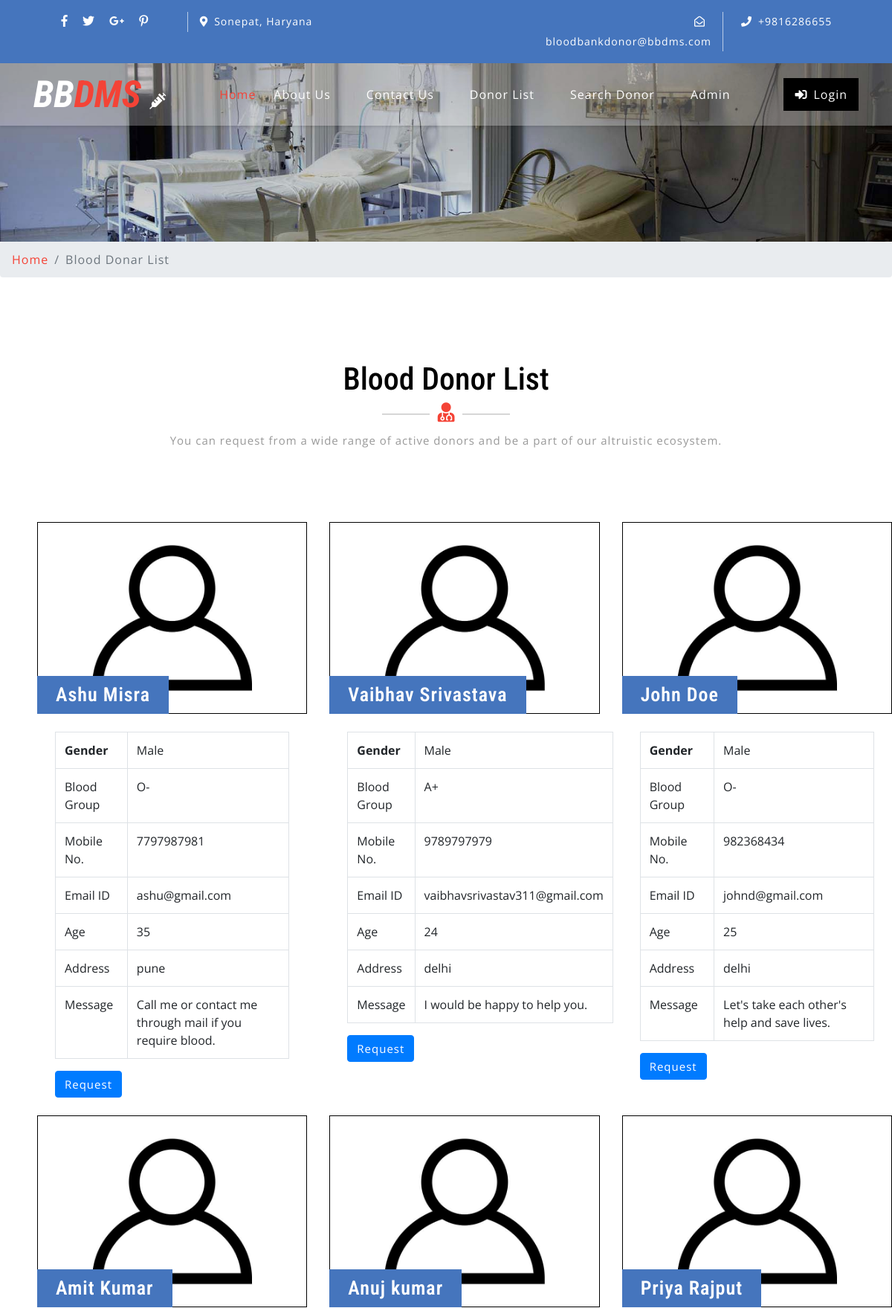
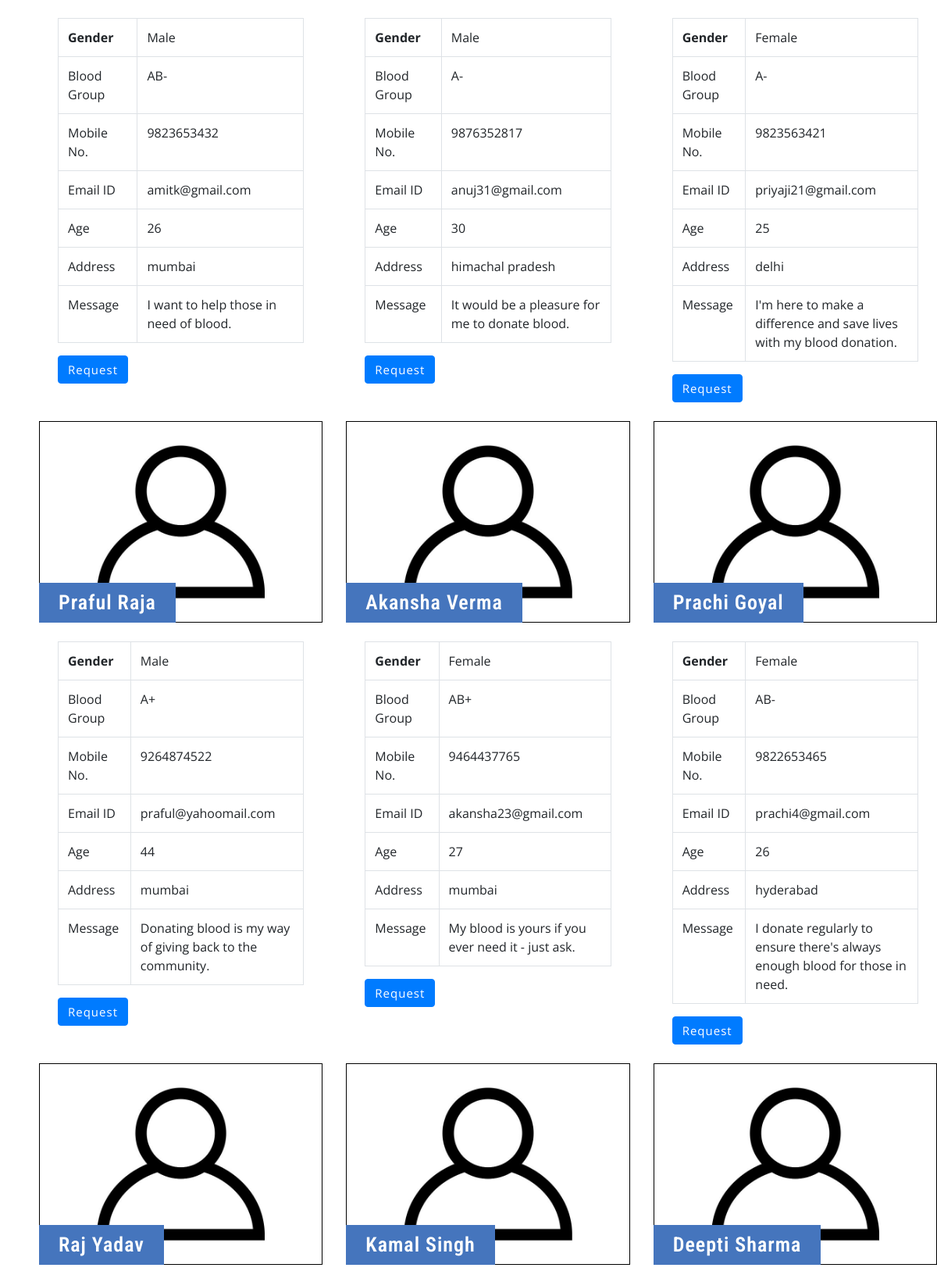
Page /donor-list.php (upper part) on the committed database (2 pictures, top to bottom).
### tables this page shows
CREATE TABLE `tblcontactusinfo` (
  `id` int(11) NOT NULL,
  `Address` tinytext DEFAULT NULL,
  `EmailId` varchar(255) DEFAULT NULL,
  `ContactNo` char(11) DEFAULT NULL
);

CREATE TABLE `tblblooddonars` (
  `id` int(11) NOT NULL,
  `FullName` varchar(100) DEFAULT NULL,
  `MobileNumber` char(11) DEFAULT NULL,
  `EmailId` varchar(100) DEFAULT NULL,
  `Gender` varchar(20) DEFAULT NULL,
  `Age` int(11) DEFAULT NULL,
  `BloodGroup` varchar(20) DEFAULT NULL,
  `Address` varchar(255) DEFAULT NULL,
  `Message` mediumtext DEFAULT NULL,
  `PostingDate` timestamp NOT NULL DEFAULT current_timestamp(),
  `status` int(1) DEFAULT NULL,
  `Password` varchar(250) DEFAULT NULL
);

### donor-list.php (the view, shortened to what this page needs)
<?php
include('includes/config.php');
?>
<!DOCTYPE html>
<html lang="zxx">
<head>
	<link rel="stylesheet" href="css/bootstrap.css">
	<link rel="stylesheet" href="css/style.css" type="text/css" media="all" />
	<link rel="stylesheet" href="css/fontawesome-all.css">
</head>
<body>
	<?php include('includes/header.php');?>
	<div class="inner-banner-w3ls">
	</div>
	<div class="breadcrumb-agile">
		<div aria-label="breadcrumb">
			<ol class="breadcrumb">
				<li class="breadcrumb-item">
					<a href="index.php">Home</a>
				</li>
				<li class="breadcrumb-item active" aria-current="page">Blood Donar List</li>
			</ol>
		</div>
	</div>
	<div class="agileits-contact py-5">
		<div class="py-xl-5 py-lg-3">
			<div class="w3ls-titles text-center mb-5">
				<h3 class="title">Blood Donor List</h3>
				<span>
					<i class="fas fa-user-md"></i>
				</span>
				<p class="mt-2">You can request from a wide range of active donors and be a part of our altruistic ecosystem.</p>
			</div>
			<div class="d-flex">
				<div class="row package-grids mt-5" style="padding-left: 50px;">
				<?php
$status=1;
$sql = "SELECT * from tblblooddonars where status=:status";
$query = $dbh -> prepare($sql);
$query->bindParam(':status',$status,PDO::PARAM_STR);
$query->execute();
$results=$query->fetchAll(PDO::FETCH_OBJ);
if($query->rowCount() > 0)
{
foreach($results as $result)
{ ?>
				<div class="col-md-4 pricing">
					<div class="price-top">
							<img src="images/blood-donor.jpg" alt="Blood Donot" style="border:1px #000 solid" class="img-fluid" />
						<h3><?php echo htmlentities($result->FullName);?>
						</h3>
					</div>
					<div class="price-bottom p-4">
<table class="table table-bordered">
    <tbody>
      <tr>
        <th>Gender</th>
        <td><?php echo htmlentities($result->Gender);?></td>
      </tr>
      <tr>
        <td>Blood Group</td>
        <td><?php echo htmlentities($result->BloodGroup);?></td>
      </tr>
      <tr>
        <td>Mobile No.</td>
        <td><?php echo htmlentities($result->MobileNumber);?></td>
      </tr>
         <tr>
        <td>Email ID</td>
        <td><?php echo htmlentities($result->EmailId);?></td>
      </tr>
               <tr>
        <td>Age</td>
        <td><?php echo htmlentities($result->Age);?></td>
      </tr>
        <tr>
        <td>Address</td>
        <td><?php echo htmlentities($result->Address);?></td>
      </tr>
<tr>
        <td>Message</td>
        <td><?php echo htmlentities($result->Message);?></td>
      </tr>
    </tbody>
</table>
<a class="btn btn-primary" style="color:#fff"  href="contact-blood.php?cid=<?php echo $result->id;?>">Request</a>
					</div>
				</div><br>
			<?php }} ?>
			</div>
			</div>
		</div>
	</div>
</body>
</html>

### includes/header.php (shortened to what this page needs)
    <header>
        <div class="top-bar py-3">
            <div class="container">
                <div class="row">
                    <div class="col-lg-7 top-social-agile">
                        <div class="row">
                            <ul class="col-lg-4 col-6 top-right-info text-center">
                                <li>
                                    <a href="#">
                                        <i class="fab fa-facebook-f"></i>
                                    </a>
                                </li>
                                <li class="mx-3">
                                    <a href="#">
                                        <i class="fab fa-twitter"></i>
                                    </a>
                                </li>
                                <li>
                                    <a href="#">
                                        <i class="fab fa-google-plus-g"></i>
                                    </a>
                                </li>
                                <li class="ml-3">
                                    <a href="#">
                                        <i class="fab fa-pinterest-p"></i>
                                    </a>
                                </li>
                            </ul><?php
$sql = "SELECT * from tblcontactusinfo";
$query = $dbh -> prepare($sql);
$query->execute();
$results=$query->fetchAll(PDO::FETCH_OBJ);
if($query->rowCount() > 0)
{
foreach($results as $result)
{ ?>
                            <div class="col-6 header-top_w3layouts pl-3 text-lg-left text-center">
                                <p class="text-white">
                                    <i class="fas fa-map-marker-alt mr-2"></i><?php  echo $result->Address; ?></p>
                            </div>
                        </div>
                    </div>
                    <div class="col-lg-5 top-social-agile text-lg-right text-center">
                        <div class="row">
                            <div class="col-lg-7 col-6 top-w3layouts">
                                <p class="text-white">
                                    <i class="far fa-envelope-open mr-2"></i>
                                    <a href="mailto:info@example.com" class="text-white"><?php  echo $result->EmailId; ?></a>
                                </p>
                            </div>
                            <div class="col-lg-5 col-6 header-w3layouts pl-4 text-lg-left">
                                <p class="text-white">
                                    <i class="fas fa-phone mr-2"></i>+<?php  echo $result->ContactNo; ?></p>
                            </div>
                        </div><?php } } ?>
                    </div>
                </div>
            </div>
        </div>
    </header>
    <div id="home">
        <div class="main-top py-1">
            <nav class="navbar navbar-expand-lg navbar-light fixed-navi">
                <div class="container">
                    <h1>
                        <a class="navbar-brand font-weight-bold font-italic" href="index.php">
                            <span>BB</span>DMS
                            <i class="fas fa-syringe"></i>
                        </a>
                    </h1>
                    <div class="collapse navbar-collapse text-center" id="navbarSupportedContent">
                        <ul class="navbar-nav ml-lg-auto">
                            <li class="nav-item active mt-lg-0 mt-3">
                                <a class="nav-link" href="index.php">Home
                                </a>
                            </li>
                            <li class="nav-item mx-lg-4 my-lg-0 my-3">
                                <a class="nav-link" href="about.php">About Us</a>
                            </li>
                            <li class="nav-item mx-lg-4 my-lg-0 my-3">
                                <a class="nav-link" href="contact.php">Contact Us</a>
                            </li>
                            <li class="nav-item mx-lg-4 my-lg-0 my-3">
                                <a class="nav-link" href="donor-list.php">Donor List</a>
                            </li>
                            <li class="nav-item mx-lg-4 my-lg-0 my-3">
                                <a class="nav-link" href="search-donor.php">Search Donor</a>
                            </li>
                            <?php if (strlen($_SESSION['bbdmsdid']==0)) {?>
                            <li class="nav-item mx-lg-4 my-lg-0 my-3">
                                <a class="nav-link" href="admin/index.php">Admin</a>
                            </li>
                        </ul>
                        <a href="login.php" class="login-button ml-lg-5 mt-lg-0 mt-4 mb-lg-0 mb-3" >
                            <i class="fas fa-sign-in-alt mr-2"></i>Login</a><?php } ?>
                    </div>
                </div>
            </nav>
        </div>
    </div>

### css/style.css (style rules this page uses)
body { padding: 0; margin: 0; background: #FFF; font-family: 'Open Sans', sans-serif; }
body a { transition: 0.5s all; -webkit-transition: 0.5s all; -moz-transition: 0.5s all; -o-transition: 0.5s all; -ms-transition: 0.5s all; text-decoration: none; }
h1, h2, h3, h4, h5, h6 { margin: 0; padding: 0; font-family: 'Roboto Condensed', sans-serif; }
p { margin: 0; padding: 0; font-family: 'Open Sans', sans-serif; font-size: 15px; letter-spacing: 1px; line-height: 1.9; color: #999; }
ul, ol { margin: 0; padding: 0; }
.top-bar { background: #4575bd; }
.top-right-info li i { color: #fff; transition: 0.5s all; -webkit-transition: 0.5s all; -moz-transition: 0.5s all; -o-transition: 0.5s all; -ms-transition: 0.5s all; }
.top-right-info li { display: inline-block; }
.header-top_w3layouts p, .header-w3layouts p, .top-w3layouts p { font-size: 14px; }
.header-top_w3layouts, .header-w3layouts { border-left: 1px solid rgba(255, 255, 255, 0.63); }
div#home { position: relative; }
.main-top { position: absolute; z-index: 999; width: 100%; background: rgba(255, 255, 255, 0.26); box-shadow: 0 2px 3px 0 rgba(0, 0, 0, 0.1); -webkit-transition: background-color .1s ease-in-out; -moz-transition: background-color .1s ease-in-out; -ms-transition: background-color .1s ease-in-out; -o-transition: background-color .1s ease-in-out; transition: background-color .1s ease-in-out; }
.navbar-light .navbar-nav .nav-link { padding: 0; color: #fff; background: transparent; font-size: 16px; letter-spacing: 1px; }
.navbar-light .navbar-nav .show>.nav-link, .navbar-light .navbar-nav .active>.nav-link, .navbar-light .navbar-nav .nav-link.show, .navbar-light .navbar-nav .nav-link.active, .navbar-light .navbar-nav .nav-link:hover, .navbar-light .navbar-nav .nav-link:focus { color: #f44336; }
nav.fixed-navi ul { list-style: none; margin: 0; padding: 0; }
nav.fixed-navi ul li { float: left; }
a.navbar-brand { color: #f44336; font-size: 50px; padding: 0; }
.navbar-light .navbar-brand, .navbar-light .navbar-brand:hover, .navbar-light .navbar-brand:focus, .w3l-footer h2 a span { color: #f44336; }
a.navbar-brand span { color: #fff; }
a.navbar-brand i, .w3l-footer h2 a i { color: #fff; font-size: 22px; }
a.login-button { color: #fff; letter-spacing: 1px; font-size: 16px; padding: 10px 15px; background: #000; display: inline-block; }
h3.title { color: #000; font-size: 42px; }
.w3ls-titles span { position: relative; }
.w3ls-titles span:before { content: " "; background: #d6d6d6; width: 64px; height: 2px; position: absolute; top: 9px; left: -75px; }
.w3ls-titles span:after { content: " "; background: #d6d6d6; width: 64px; height: 2px; position: absolute; top: 9px; right: -75px; }
.w3ls-titles i { color: #f44336; font-size: 26px; margin-top: 5px; }
.pricing { -webkit-transition: all 0.5s; -moz-transition: all 0.5s; -o-transition: all 0.5s; -ms-transition: all 0.5s; transition: all 0.5s; }
.price-top { position: relative; }
.price-top h3 { font-size: 26px; color: #fff; position: absolute; background: #4575bd; padding: 10px 25px; bottom: 0; letter-spacing: 1px; text-align: center; font-weight: 600; }
.price-bottom { background: #fff; }
.price-bottom a { color: #999; letter-spacing: 1px; font-size: 15px; }
.inner-banner-w3ls { background: url(../images/banner3.jpg) no-repeat center; background-size: cover; -webkit-background-size: cover; -moz-background-size: cover; -o-background-size: cover; -moz-background-size: cover; height: 20vw; }
.breadcrumb li a { color: #f44336; }
.breadcrumb li { letter-spacing: 1px; color: #000; }

### rows in the picture
tblcontactusinfo: Address "Sonepat, Haryana", EmailId "bloodbankdonor@bbdms.com", ContactNo "9816286655"
tblblooddonars: FullName "Ashu Misra", Gender "Male", BloodGroup "O-", MobileNumber "7797987981", EmailId "ashu@gmail.com", Age "35", Address "pune", Message "Call me or contact me through mail if you require blood."
tblblooddonars: FullName "Vaibhav Srivastava", Gender "Male", BloodGroup "A+", MobileNumber "9789797979", EmailId "vaibhavsrivastav311@gmail.com", Age "24", Address "delhi", Message "I would be happy to help you."
tblblooddonars: FullName "John Doe", Gender "Male", BloodGroup "O-", MobileNumber "982368434", EmailId "johnd@gmail.com", Age "25", Address "delhi", Message "Let's take each other's help and save lives."
tblblooddonars: FullName "Amit Kumar", Gender "Male", BloodGroup "AB-", MobileNumber "9823653432", EmailId "amitk@gmail.com", Age "26", Address "mumbai", Message "I want to help those in need of blood."
tblblooddonars: FullName "Anuj kumar", Gender "Male", BloodGroup "A-", MobileNumber "9876352817", EmailId "anuj31@gmail.com", Age "30", Address "himachal pradesh", Message "It would be a pleasure for me to donate blood."
tblblooddonars: FullName "Priya Rajput", Gender "Female", BloodGroup "A-", MobileNumber "9823563421", EmailId "priyaji21@gmail.com", Age "25", Address "delhi", Message "I'm here to make a difference and save lives with my blood donation."
tblblooddonars: FullName "Praful Raja", Gender "Male", BloodGroup "A+", MobileNumber "9264874522", EmailId "praful@yahoomail.com", Age "44", Address "mumbai", Message "Donating blood is my way of giving back to the community."
tblblooddonars: FullName "Akansha Verma", Gender "Female", BloodGroup "AB+", MobileNumber "9464437765", EmailId "akansha23@gmail.com", Age "27", Address "mumbai", Message "My blood is yours if you ever need it - just ask."
tblblooddonars: FullName "Prachi Goyal", Gender "Female", BloodGroup "AB-", MobileNumber "9822653465", EmailId "prachi4@gmail.com", Age "26", Address "hyderabad", Message "I donate regularly to ensure there's always enough blood for those in need."
tblblooddonars: FullName "Raj Yadav"
tblblooddonars: FullName "Kamal Singh"
tblblooddonars: FullName "Deepti Sharma"
